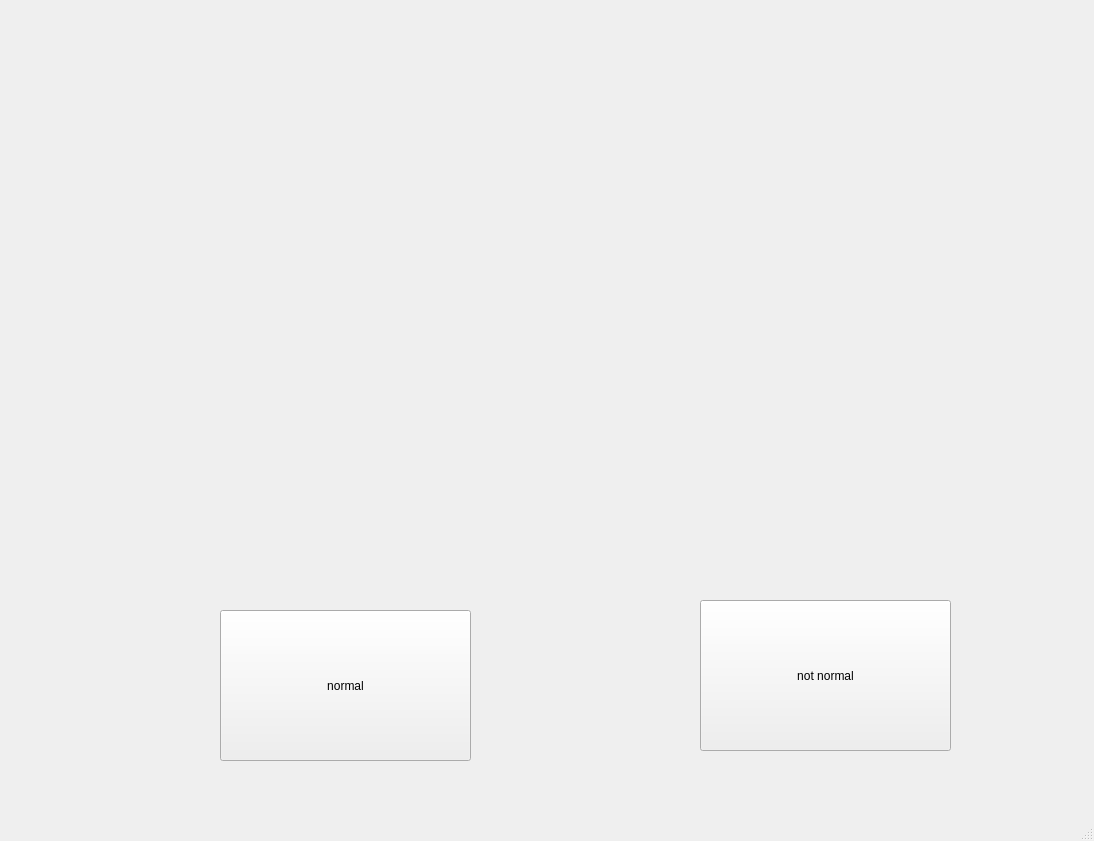
<?xml version="1.0" encoding="UTF-8"?>
<ui version="4.0">
 <class>MainWindow</class>
 <widget class="QMainWindow" name="MainWindow">
  <property name="geometry">
   <rect>
    <x>0</x>
    <y>0</y>
    <width>1094</width>
    <height>841</height>
   </rect>
  </property>
  <property name="windowTitle">
   <string>MainWindow</string>
  </property>
  <widget class="QWidget" name="centralwidget">
   <widget class="QLabel" name="photo">
    <property name="geometry">
     <rect>
      <x>170</x>
      <y>130</y>
      <width>621</width>
      <height>301</height>
     </rect>
    </property>
    <property name="text">
     <string/>
    </property>
    <property name="scaledContents">
     <bool>true</bool>
    </property>
   </widget>
   <widget class="QPushButton" name="noormal">
    <property name="geometry">
     <rect>
      <x>220</x>
      <y>610</y>
      <width>251</width>
      <height>151</height>
     </rect>
    </property>
    <property name="text">
     <string>normal</string>
    </property>
   </widget>
   <widget class="QPushButton" name="nootnormal">
    <property name="geometry">
     <rect>
      <x>700</x>
      <y>600</y>
      <width>251</width>
      <height>151</height>
     </rect>
    </property>
    <property name="text">
     <string>not normal</string>
    </property>
   </widget>
  </widget>
  <widget class="QMenuBar" name="menubar">
   <property name="geometry">
    <rect>
     <x>0</x>
     <y>0</y>
     <width>1094</width>
     <height>33</height>
    </rect>
   </property>
  </widget>
  <widget class="QStatusBar" name="statusbar"/>
 </widget>
 <resources/>
 <connections/>
</ui>
